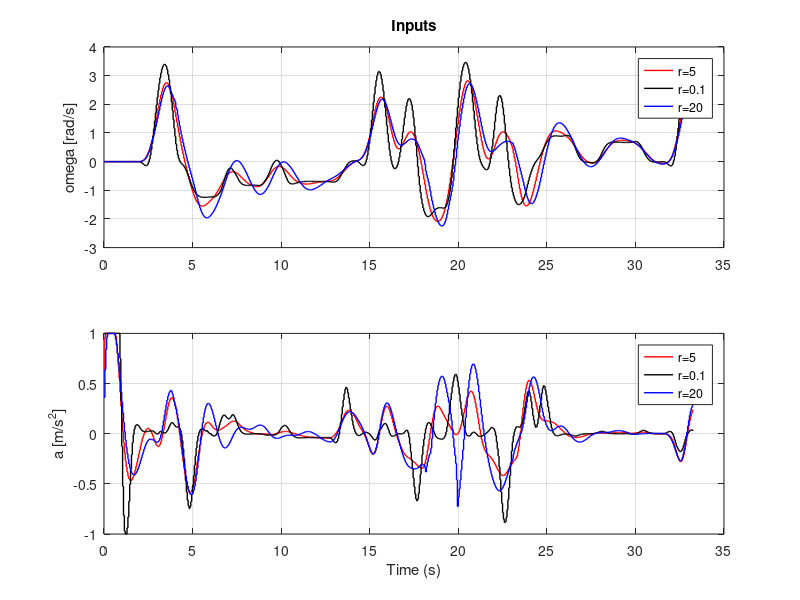

Here is the MATLAB script that generated this plot:
clc;
clear all;
close all;

load('record_q20_r5')
u20_5 = record.uHis;
load('record_q20_r01')
u20_01 = record.uHis;
load('record_q20_r20')
u20_20 = record.uHis;
times = record.times;

subplot(2,1,1)
stairs(times(1:length(times)), u20_5(1,:),'r','LineWidth',1)
hold on 
stairs(times(1:length(times)),  u20_01(1,:),'k','LineWidth',1)
hold on 
stairs(times(1:length(times)),  u20_20(1,:),'b','LineWidth',1)
title('Inputs')
ylabel("\omega [rad/s]")
legend('r=5','r=0.1','r=20')
grid on
% Plot a history
subplot(2,1,2)
stairs(times(1:length(times)), u20_5(2,:),'r','LineWidth',1)
hold on 
stairs(times(1:length(times)),  u20_01(2,:),'k','LineWidth',1)
hold on 
stairs(times(1:length(times)),  u20_20(2,:),'b','LineWidth',1)
grid on
ylabel("a [m/s^2]")
legend('r=5','r=0.1','r=20')
xlabel("Time (s)")
